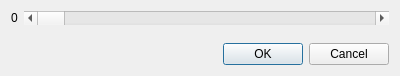
<?xml version="1.0" encoding="UTF-8"?>
<ui version="4.0">
 <class>Slider</class>
 <widget class="QDialog" name="Slider">
  <property name="geometry">
   <rect>
    <x>0</x>
    <y>0</y>
    <width>400</width>
    <height>76</height>
   </rect>
  </property>
  <property name="windowTitle">
   <string>Pixel Tolerance</string>
  </property>
  <layout class="QVBoxLayout" name="verticalLayout">
   <item>
    <layout class="QHBoxLayout" name="horizontalLayout">
     <item>
      <widget class="QLabel" name="label">
       <property name="text">
        <string>0</string>
       </property>
      </widget>
     </item>
     <item>
      <widget class="QScrollBar" name="horizontalScrollBar">
       <property name="sizePolicy">
        <sizepolicy hsizetype="Expanding" vsizetype="Fixed">
         <horstretch>0</horstretch>
         <verstretch>0</verstretch>
        </sizepolicy>
       </property>
       <property name="maximum">
        <number>255</number>
       </property>
       <property name="pageStep">
        <number>1</number>
       </property>
       <property name="orientation">
        <enum>Qt::Horizontal</enum>
       </property>
      </widget>
     </item>
    </layout>
   </item>
   <item>
    <spacer name="verticalSpacer">
     <property name="orientation">
      <enum>Qt::Vertical</enum>
     </property>
     <property name="sizeHint" stdset="0">
      <size>
       <width>20</width>
       <height>2</height>
      </size>
     </property>
    </spacer>
   </item>
   <item>
    <widget class="QDialogButtonBox" name="buttonBox">
     <property name="orientation">
      <enum>Qt::Horizontal</enum>
     </property>
     <property name="standardButtons">
      <set>QDialogButtonBox::Cancel|QDialogButtonBox::Ok</set>
     </property>
    </widget>
   </item>
  </layout>
 </widget>
 <resources/>
 <connections>
  <connection>
   <sender>buttonBox</sender>
   <signal>accepted()</signal>
   <receiver>Slider</receiver>
   <slot>accept()</slot>
   <hints>
    <hint type="sourcelabel">
     <x>248</x>
     <y>254</y>
    </hint>
    <hint type="destinationlabel">
     <x>157</x>
     <y>274</y>
    </hint>
   </hints>
  </connection>
  <connection>
   <sender>buttonBox</sender>
   <signal>rejected()</signal>
   <receiver>Slider</receiver>
   <slot>reject()</slot>
   <hints>
    <hint type="sourcelabel">
     <x>316</x>
     <y>260</y>
    </hint>
    <hint type="destinationlabel">
     <x>286</x>
     <y>274</y>
    </hint>
   </hints>
  </connection>
  <connection>
   <sender>horizontalScrollBar</sender>
   <signal>valueChanged(int)</signal>
   <receiver>label</receiver>
   <slot>setNum(int)</slot>
   <hints>
    <hint type="sourcelabel">
     <x>207</x>
     <y>18</y>
    </hint>
    <hint type="destinationlabel">
     <x>14</x>
     <y>18</y>
    </hint>
   </hints>
  </connection>
 </connections>
</ui>
